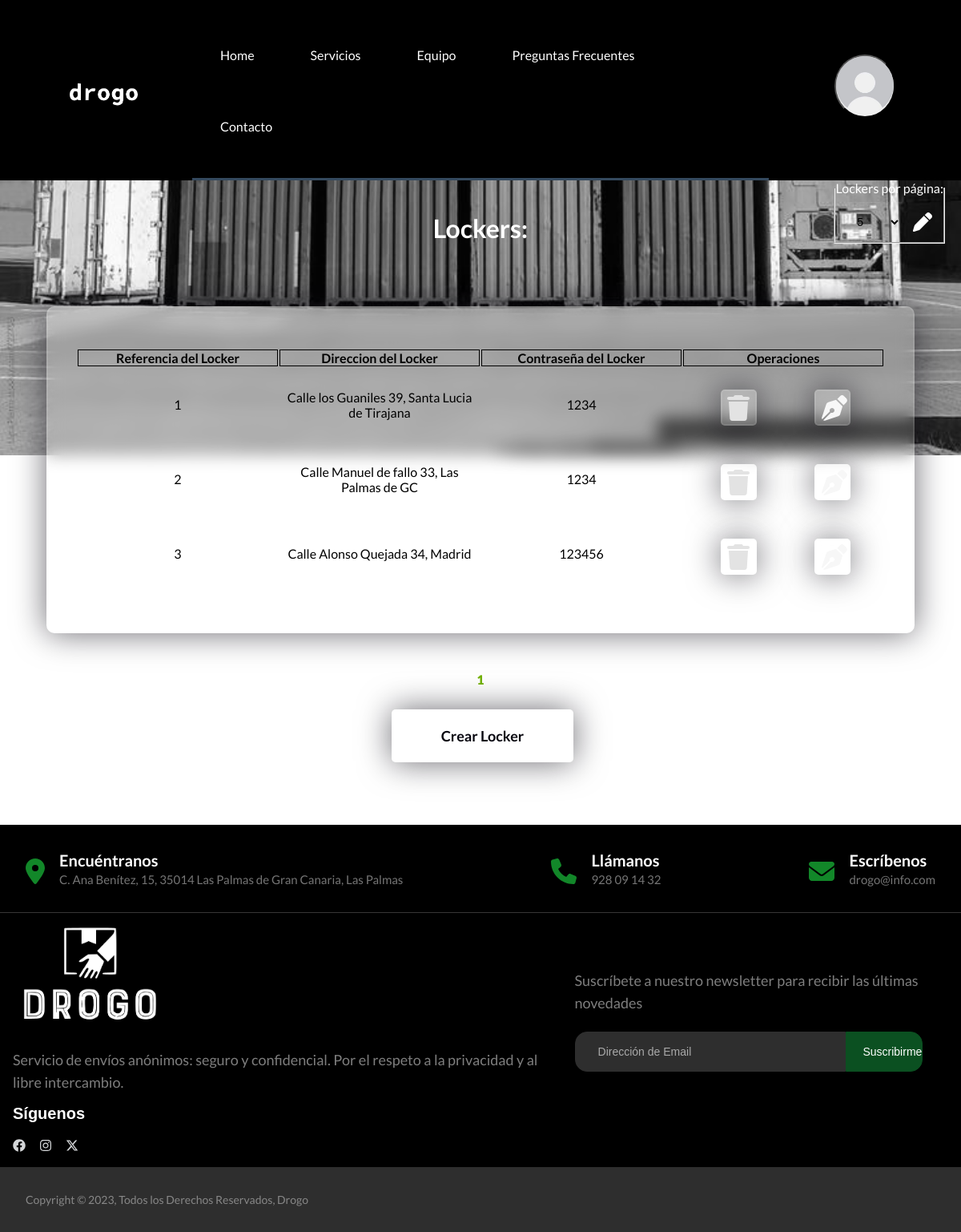
/lockers/lockers.php (signed in), run on the app's committed database.
### tables this page shows
CREATE TABLE `locker` (
  `refLocker` char(32) NOT NULL,
  `direccion` varchar(255) DEFAULT NULL,
  `passwordLocker` varchar(255) DEFAULT NULL
);

### lockers/lockers.php (the view, shortened to what this page needs)
<?php
    $db=mysqli_connect('localhost', 'root', '', 'drogoDB');
    $consultaCont="SELECT count(*) as contador FROM locker;";
    $datosCont=mysqli_query($db,$consultaCont);
    $data=mysqli_fetch_assoc($datosCont);
    $cantPropiedades=$data['contador'];
    $ppp = 5;
    $pagina = 1;
    if($cantPropiedades==0){
        $totalPaginas=1;
        $offset=0;
        $limit=10;
        $cant="No hay lockers.";
    } else{
        $totalPaginas=ceil($cantPropiedades/$ppp);
        $offset=($pagina-1)*$ppp;
        $limit= $ppp;
    }
    $query = "SELECT refLocker, direccion, passwordLocker from locker limit $limit offset $offset;";
    $datos = mysqli_query($db, $query);
?>
<link rel="stylesheet" href="/css/lockers.css">
<main>
    <h1 class="abajo">Lockers: </h1>
    <div class="centrado">
        <form class="paginado">
            <fieldset>
                <legend style="color: white;">Lockers por página: </legend>
                <div class="cen">
                    <select name="producto">
                        <option <?php echo $ppp==5?'selected':''; ?> value=5>5</option>
                    </select>
                    <input type="submit" value=" " class="">
                </div>
            </fieldset>
        </form>
    </div>
    <table>
        <thead>
            <tr>
                <th>Referencia del Locker</th>
                <th>Direccion del Locker</th>
                <th>Contraseña del Locker</th>
                <th>Operaciones</th>
            </tr>
        </thead>
        <tbody>
            <?php while ($fila=mysqli_fetch_assoc($datos)){ ?>
                <tr>
                    <td><?php echo $fila['refLocker'] ?></td>
                    <td><?php echo $fila['direccion'] ?></td>
                    <td><?php echo $fila['passwordLocker'] ?></td>
                    <td>
                        <div class="bloque">
                            <form action="<?php $_SERVER[ 'PHP_SELF' ]; ?>" method="post" onsubmit="return confirmEliminado()" class="formEliminado">
                                <input class="bTabla" type="submit" value=" ">
                            </form>
                            <a href="/Lockers/actualizarLockers.php?locker=<?php echo $fila['refLocker'];?>" class="bTabla act"><img src="/assets/icons/writer.svg" alt=""></a>
                        </div>
                    </td>
                </tr>
            <?php } ?>
        </tbody>
    </table>
        <div class="pagComplete">
            <?php if($cantPropiedades!=0){ if($pagina>1){?>
            <a class="pag" href="/Lockers/lockers.php?producto=<?php echo $ppp;?>&pagina=<?php echo $pagina-1?>"><</a><?php } ?>
            <?php for($i=0; $i<$totalPaginas; $i++){ ?>
                <a class="pag" href="/Lockers/lockers.php?producto=<?php echo $ppp;?>&pagina=<?php echo $i+1;?>" <?php echo $pagina==$i+1?'style="color: #71B100; font-weight: 800;"':'';?>><?php echo $i+1;?></a>
                <?php }
                if($pagina<$totalPaginas){
                    ?>
            <a class="pag" href="/Lockers/lockers.php?producto=<?php echo $ppp;?>&pagina=<?php echo $pagina+1?>">></a>
                    <?php } } ?>
        </div>
    <div class="centro">
        <a href="/Lockers/crearLockers.php" class="buton grande">Crear Locker</a>
    </div>
</main>

### css/styles.css (style rules this page uses)
:root { --bg-green: #06C36F; --brand: #0B5021; --msg: #17893E; --dark-gray: hsl(0, 0%, 63%); --black: hsl(0, 0%, 0%); --white: hsl(0, 0%, 100%); --very-dark-gray: hsl(0, 0%, 27%); --fern: #71BC78; }
*, *:before, *:after { box-sizing: border-box; margin: 0; padding: 0; }
body { display: flex; flex-direction: column; justify-content: center; align-items: center; width: 100%; height: 100%; font-family: 'Lato', sans-serif; overflow-x: hidden; }
main { width: 100%; }
input { border:none; border-radius:20px; padding:10px; }
.pagComplete { margin-bottom: 50px; }
.pag { color: black; font-weight: 600; }
.centrado { display: flex; flex-direction: row; justify-content: space-between; position: absolute; right: 20px; }
.abajo { margin-bottom: 30px; }
.cen { display: flex; flex-direction: row; align-items: center; }
.cen input { background: url("/assets/icons/update.svg"); background-repeat: no-repeat; padding: 0.75rem; height: 3rem; width: 3rem; margin-left: 10px; background-position: center; border-radius: 5px; }
.cen select { border: none; margin-left: 5px; }
@media (min-width: 1024px) { a { color:#fff; text-decoration:none; } }
@media (min-width: 1024px) { input { border:none; border-radius:20px; padding:10px; } }

### css/lockers.css (style rules this page uses)
:root { --bg-green: #06C36F; --brand: #0B5021; --msg: #17893E; --dark-gray: hsl(0, 0%, 63%); --black: hsl(0, 0%, 0%); --white: hsl(0, 0%, 100%); --very-dark-gray: hsl(0, 0%, 27%); }
* { box-sizing: border-box; padding: 0; margin: 0; }
body { background-image: url(../assets/images/imagenContainers.jpg); background-repeat: no-repeat; background-size: 100%; background-position-y: -1000px; font-family: 'Lato', sans-serif; }
main { margin-bottom: 50px; display: flex; flex-direction: column; align-items: center; }
table { margin:3rem auto; background-color: rgba(255,255,255,0.13); border-radius: 10px; backdrop-filter: blur(10px); border: 2px solid rgba(255,255,255,0.1); box-shadow: 0 0 40px rgba(8,7,16,0.6); padding: 50px 35px; }
th { border: 1px solid black; width: 250px; max-height: 250px; text-align: center; }
h1 { margin-top: 40px; text-align: center; color: #fff; }
td { padding: 0.5rem; text-align: center; }
fieldset { display: flex; flex-direction: column; align-items: center; }
input { display: block; height: 50px; width: 100%; background-color: rgba(255,255,255,0.07); border-radius: 3px; padding: 0 10px; margin-top: 8px; font-size: 14px; font-weight: 300; }
::placeholder { color: darkgrey; }
select { width: 100%; height: 50px; border-radius: 3px; background-color: rgba(255,255,255,0.07); padding: 0 10px; margin-top: 8px; font-size: 14px; font-weight: 300; }
option { color:black; }
.buton { margin-top: 50px; width: 100%; background-color: #ffffff; color: #080710; padding: 15px 0; font-size: 18px; font-weight: 600; border-radius: 5px; cursor: pointer; margin-left: 5px; text-align: center; }
.centro { margin: 0 auto; max-width: 600px; margin-bottom: 50px; }
.grande { padding: 20px 60px; cursor: pointer; background-color: rgba(255,255,255,0.13); backdrop-filter: blur(10px); border: 2px solid rgba(255,255,255,0.1); box-shadow: 0 0 40px rgba(8,7,16,0.6); }
.bTabla { width: 100%; cursor: pointer; background-color: rgba(255,255,255,0.13); backdrop-filter: blur(10px); border: 2px solid rgba(255,255,255,0.1); box-shadow: 0 0 40px rgba(8,7,16,0.6); color: #fff; font-size: 15px; font-weight: 600; border-radius: 5px; cursor: pointer; margin-left: 5px; text-align: center; }
.act { height: 3em; width: 3em; padding: 0.5em; display: flex; align-items: center; margin-top: 8px; }
.act img { margin: 0; padding: 0; }
.formEliminado { max-width: 120px; height: 75px; margin: 0px; display: flex; align-items: center; }
.formEliminado input { background-image: url("/assets/icons/trash.svg"); background-repeat: no-repeat; height: 3em; width: 3em; background-position: center; }
.bloque { display: flex; flex-direction: row; align-items: center; justify-content: space-around; }

### data on the page
locker: refLocker "1", direccion "Calle los Guaniles 39, Santa Lucia de Tirajana", passwordLocker "1234"
locker: refLocker "2", direccion "Calle Manuel de fallo 33, Las Palmas de GC", passwordLocker "1234"
locker: refLocker "3", direccion "Calle Alonso Quejada 34, Madrid", passwordLocker "123456"
